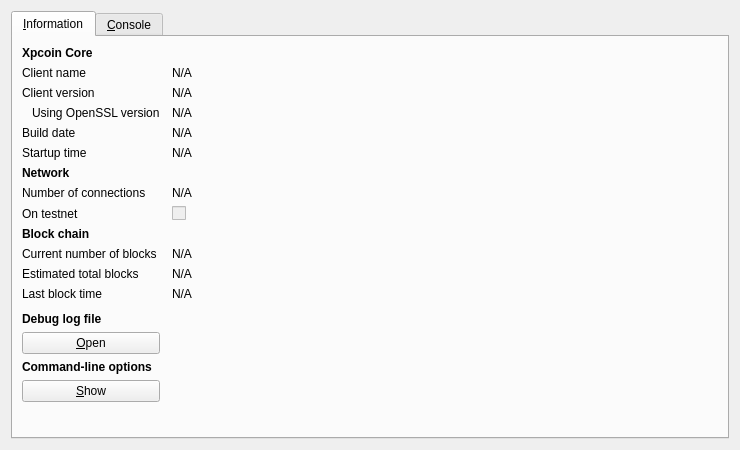
<?xml version="1.0" encoding="UTF-8"?>
<ui version="4.0">
 <class>RPCConsole</class>
 <widget class="QDialog" name="RPCConsole">
  <property name="geometry">
   <rect>
    <x>0</x>
    <y>0</y>
    <width>740</width>
    <height>450</height>
   </rect>
  </property>
  <property name="windowTitle">
   <string>Xpcoin - Debug window</string>
  </property>
  <layout class="QVBoxLayout" name="verticalLayout_2">
   <item>
    <widget class="QTabWidget" name="tabWidget">
     <property name="currentIndex">
      <number>0</number>
     </property>
     <widget class="QWidget" name="tab_info">
      <attribute name="title">
       <string>&amp;Information</string>
      </attribute>
      <layout class="QGridLayout" name="gridLayout" columnstretch="0,1">
       <property name="horizontalSpacing">
        <number>12</number>
       </property>
       <item row="0" column="0">
        <widget class="QLabel" name="label_9">
         <property name="font">
          <font>
           <weight>75</weight>
           <bold>true</bold>
          </font>
         </property>
         <property name="text">
          <string>Xpcoin Core</string>
         </property>
        </widget>
       </item>
       <item row="1" column="0">
        <widget class="QLabel" name="label_5">
         <property name="text">
          <string>Client name</string>
         </property>
        </widget>
       </item>
       <item row="1" column="1">
        <widget class="QLabel" name="clientName">
         <property name="cursor">
          <cursorShape>IBeamCursor</cursorShape>
         </property>
         <property name="text">
          <string>N/A</string>
         </property>
         <property name="textFormat">
          <enum>Qt::PlainText</enum>
         </property>
         <property name="textInteractionFlags">
          <set>Qt::LinksAccessibleByMouse|Qt::TextSelectableByKeyboard|Qt::TextSelectableByMouse</set>
         </property>
        </widget>
       </item>
       <item row="2" column="0">
        <widget class="QLabel" name="label_6">
         <property name="text">
          <string>Client version</string>
         </property>
        </widget>
       </item>
       <item row="2" column="1">
        <widget class="QLabel" name="clientVersion">
         <property name="cursor">
          <cursorShape>IBeamCursor</cursorShape>
         </property>
         <property name="text">
          <string>N/A</string>
         </property>
         <property name="textFormat">
          <enum>Qt::PlainText</enum>
         </property>
         <property name="textInteractionFlags">
          <set>Qt::LinksAccessibleByMouse|Qt::TextSelectableByKeyboard|Qt::TextSelectableByMouse</set>
         </property>
        </widget>
       </item>
       <item row="3" column="0">
        <widget class="QLabel" name="label_14">
         <property name="text">
          <string>Using OpenSSL version</string>
         </property>
         <property name="indent">
          <number>10</number>
         </property>
        </widget>
       </item>
       <item row="3" column="1">
        <widget class="QLabel" name="openSSLVersion">
         <property name="cursor">
          <cursorShape>IBeamCursor</cursorShape>
         </property>
         <property name="text">
          <string>N/A</string>
         </property>
         <property name="textFormat">
          <enum>Qt::PlainText</enum>
         </property>
         <property name="textInteractionFlags">
          <set>Qt::LinksAccessibleByMouse|Qt::TextSelectableByKeyboard|Qt::TextSelectableByMouse</set>
         </property>
        </widget>
       </item>
       <item row="4" column="0">
        <widget class="QLabel" name="label_12">
         <property name="text">
          <string>Build date</string>
         </property>
        </widget>
       </item>
       <item row="4" column="1">
        <widget class="QLabel" name="buildDate">
         <property name="cursor">
          <cursorShape>IBeamCursor</cursorShape>
         </property>
         <property name="text">
          <string>N/A</string>
         </property>
         <property name="textFormat">
          <enum>Qt::PlainText</enum>
         </property>
         <property name="textInteractionFlags">
          <set>Qt::LinksAccessibleByMouse|Qt::TextSelectableByKeyboard|Qt::TextSelectableByMouse</set>
         </property>
        </widget>
       </item>
       <item row="5" column="0">
        <widget class="QLabel" name="label_13">
         <property name="text">
          <string>Startup time</string>
         </property>
        </widget>
       </item>
       <item row="5" column="1">
        <widget class="QLabel" name="startupTime">
         <property name="cursor">
          <cursorShape>IBeamCursor</cursorShape>
         </property>
         <property name="text">
          <string>N/A</string>
         </property>
         <property name="textFormat">
          <enum>Qt::PlainText</enum>
         </property>
         <property name="textInteractionFlags">
          <set>Qt::LinksAccessibleByMouse|Qt::TextSelectableByKeyboard|Qt::TextSelectableByMouse</set>
         </property>
        </widget>
       </item>
       <item row="6" column="0">
        <widget class="QLabel" name="label_11">
         <property name="font">
          <font>
           <weight>75</weight>
           <bold>true</bold>
          </font>
         </property>
         <property name="text">
          <string>Network</string>
         </property>
        </widget>
       </item>
       <item row="7" column="0">
        <widget class="QLabel" name="label_7">
         <property name="text">
          <string>Number of connections</string>
         </property>
        </widget>
       </item>
       <item row="7" column="1">
        <widget class="QLabel" name="numberOfConnections">
         <property name="cursor">
          <cursorShape>IBeamCursor</cursorShape>
         </property>
         <property name="text">
          <string>N/A</string>
         </property>
         <property name="textFormat">
          <enum>Qt::PlainText</enum>
         </property>
         <property name="textInteractionFlags">
          <set>Qt::LinksAccessibleByMouse|Qt::TextSelectableByKeyboard|Qt::TextSelectableByMouse</set>
         </property>
        </widget>
       </item>
       <item row="8" column="0">
        <widget class="QLabel" name="label_8">
         <property name="text">
          <string>On testnet</string>
         </property>
        </widget>
       </item>
       <item row="8" column="1">
        <widget class="QCheckBox" name="isTestNet">
         <property name="enabled">
          <bool>false</bool>
         </property>
         <property name="text">
          <string/>
         </property>
        </widget>
       </item>
       <item row="9" column="0">
        <widget class="QLabel" name="label_10">
         <property name="font">
          <font>
           <weight>75</weight>
           <bold>true</bold>
          </font>
         </property>
         <property name="text">
          <string>Block chain</string>
         </property>
        </widget>
       </item>
       <item row="10" column="0">
        <widget class="QLabel" name="label_3">
         <property name="text">
          <string>Current number of blocks</string>
         </property>
        </widget>
       </item>
       <item row="10" column="1">
        <widget class="QLabel" name="numberOfBlocks">
         <property name="cursor">
          <cursorShape>IBeamCursor</cursorShape>
         </property>
         <property name="text">
          <string>N/A</string>
         </property>
         <property name="textFormat">
          <enum>Qt::PlainText</enum>
         </property>
         <property name="textInteractionFlags">
          <set>Qt::LinksAccessibleByMouse|Qt::TextSelectableByKeyboard|Qt::TextSelectableByMouse</set>
         </property>
        </widget>
       </item>
       <item row="11" column="0">
        <widget class="QLabel" name="label_4">
         <property name="text">
          <string>Estimated total blocks</string>
         </property>
        </widget>
       </item>
       <item row="11" column="1">
        <widget class="QLabel" name="totalBlocks">
         <property name="cursor">
          <cursorShape>IBeamCursor</cursorShape>
         </property>
         <property name="text">
          <string>N/A</string>
         </property>
         <property name="textFormat">
          <enum>Qt::PlainText</enum>
         </property>
         <property name="textInteractionFlags">
          <set>Qt::LinksAccessibleByMouse|Qt::TextSelectableByKeyboard|Qt::TextSelectableByMouse</set>
         </property>
        </widget>
       </item>
       <item row="12" column="0">
        <widget class="QLabel" name="label_2">
         <property name="text">
          <string>Last block time</string>
         </property>
        </widget>
       </item>
       <item row="12" column="1">
        <widget class="QLabel" name="lastBlockTime">
         <property name="cursor">
          <cursorShape>IBeamCursor</cursorShape>
         </property>
         <property name="text">
          <string>N/A</string>
         </property>
         <property name="textFormat">
          <enum>Qt::PlainText</enum>
         </property>
         <property name="textInteractionFlags">
          <set>Qt::LinksAccessibleByMouse|Qt::TextSelectableByKeyboard|Qt::TextSelectableByMouse</set>
         </property>
        </widget>
       </item>
       <item row="13" column="0">
        <spacer name="verticalSpacer_2">
         <property name="orientation">
          <enum>Qt::Vertical</enum>
         </property>
         <property name="sizeHint" stdset="0">
          <size>
           <width>20</width>
           <height>20</height>
          </size>
         </property>
        </spacer>
       </item>
       <item row="14" column="0">
        <widget class="QLabel" name="labelDebugLogfile">
         <property name="font">
          <font>
           <weight>75</weight>
           <bold>true</bold>
          </font>
         </property>
         <property name="text">
          <string>Debug log file</string>
         </property>
        </widget>
       </item>
       <item row="15" column="0">
        <widget class="QPushButton" name="openDebugLogfileButton">
         <property name="toolTip">
          <string>Open the Xpcoin debug log file from the current data directory. This can take a few seconds for large log files.</string>
         </property>
         <property name="text">
          <string>&amp;Open</string>
         </property>
         <property name="autoDefault">
          <bool>false</bool>
         </property>
        </widget>
       </item>
       <item row="16" column="0">
        <widget class="QLabel" name="labelCLOptions">
         <property name="font">
          <font>
           <weight>75</weight>
           <bold>true</bold>
          </font>
         </property>
         <property name="text">
          <string>Command-line options</string>
         </property>
        </widget>
       </item>
       <item row="17" column="0">
        <widget class="QPushButton" name="showCLOptionsButton">
         <property name="toolTip">
          <string>Show the Xpcoin-Qt help message to get a list with possible Xpcoin command-line options.</string>
         </property>
         <property name="text">
          <string>&amp;Show</string>
         </property>
         <property name="autoDefault">
          <bool>false</bool>
         </property>
        </widget>
       </item>
       <item row="18" column="0">
        <spacer name="verticalSpacer">
         <property name="orientation">
          <enum>Qt::Vertical</enum>
         </property>
         <property name="sizeHint" stdset="0">
          <size>
           <width>20</width>
           <height>40</height>
          </size>
         </property>
        </spacer>
       </item>
      </layout>
     </widget>
     <widget class="QWidget" name="tab_console">
      <attribute name="title">
       <string>&amp;Console</string>
      </attribute>
      <layout class="QVBoxLayout" name="verticalLayout_3">
       <property name="spacing">
        <number>3</number>
       </property>
       <item>
        <widget class="QTextEdit" name="messagesWidget">
         <property name="minimumSize">
          <size>
           <width>0</width>
           <height>100</height>
          </size>
         </property>
         <property name="readOnly">
          <bool>true</bool>
         </property>
         <property name="tabKeyNavigation" stdset="0">
          <bool>false</bool>
         </property>
         <property name="columnCount" stdset="0">
          <number>2</number>
         </property>
        </widget>
       </item>
       <item>
        <layout class="QHBoxLayout" name="horizontalLayout">
         <property name="spacing">
          <number>3</number>
         </property>
         <item>
          <widget class="QLabel" name="label">
           <property name="text">
            <string notr="true">&gt;</string>
           </property>
          </widget>
         </item>
         <item>
          <widget class="QLineEdit" name="lineEdit"/>
         </item>
         <item>
          <widget class="QPushButton" name="clearButton">
           <property name="maximumSize">
            <size>
             <width>24</width>
             <height>24</height>
            </size>
           </property>
           <property name="toolTip">
            <string>Clear console</string>
           </property>
           <property name="text">
            <string/>
           </property>
           <property name="icon">
            <iconset resource="../bitcoin.qrc">
             <normaloff>:/icons/remove</normaloff>:/icons/remove</iconset>
           </property>
           <property name="shortcut">
            <string notr="true">Ctrl+L</string>
           </property>
           <property name="autoDefault">
            <bool>false</bool>
           </property>
          </widget>
         </item>
        </layout>
       </item>
      </layout>
     </widget>
    </widget>
   </item>
  </layout>
 </widget>
 <resources>
  <include location="../bitcoin.qrc"/>
 </resources>
 <connections/>
</ui>
